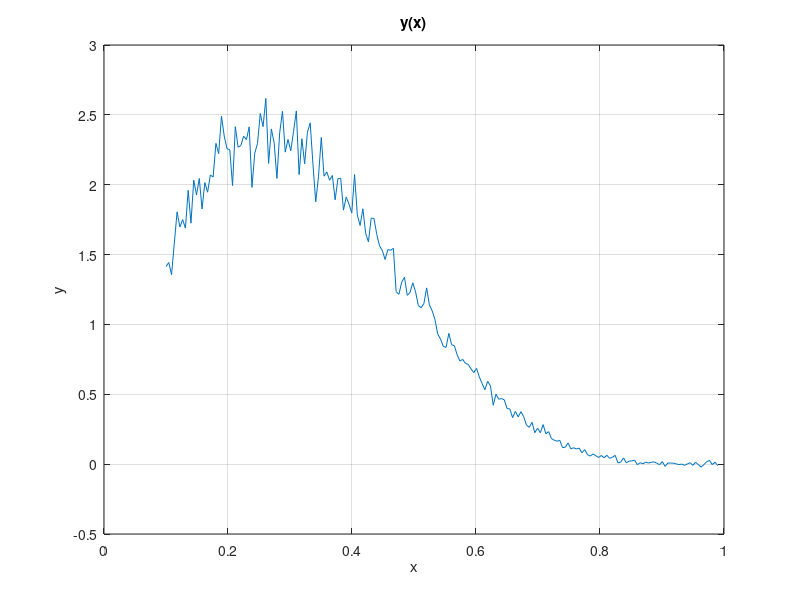

This figure's MATLAB source: (Note: this script raises an error after producing the figure.)
file = fopen("data6.txt");
a = transpose(fscanf(file, '%g %g %g', [3 inf]));
fclose(file);
X = a(:,1);
Y = a(:,2);
sigma = a(:,3);
plot(X, Y)
grid on;
title('y(x)')
xlabel('x')
ylabel('y')

% BETA
start1 = [2, 2];
[Beta1, R1, J1, Covb1, MSE1] = nlinfit(X, Y, @BETA, start1);
resBETA = BETA(Beta1, X);
figure;
plot(X, Y, 'r', X, resBETA, 'b')
title('Y(x) and Beta approximation curve');
xlabel('x');
ylabel('Y(x)')
grid on;

% WEISBUL
start2 = [2, 2];
[Beta2, R2, J2, Covb2, MSE2] = nlinfit(X, Y, @WEISBUL, start2);
resWEISBUL = WEISBUL(Beta2, X);
figure;
plot(X, Y, 'r', X, resWEISBUL, 'b')
title('Y(x) and Weisbul approximation curve');
xlabel('x');
ylabel('Y(x)')
grid on;

%CHISQUARED
start3 = 1;
[Beta3, R3, J3, Covb3, MSE3] = nlinfit(X, Y, @CHISQUARED, start3);
resCHISQUARED = CHISQUARED(Beta3, X);
figure;
plot(X, Y, 'r', X, resCHISQUARED, 'b')
title('Y(x) and Chi Squared approximation curve');
xlabel('x');
ylabel('Y(x)')
grid on;

%CHISQUAREDNORMALIZED
CSN_BETA = CSN(resBETA, Y,sigma, length(Y)-3)
CSN_WEISBUL = CSN(resWEISBUL, Y, sigma, length(Y)-3)
CSN_CHISQUARED = CSN(resCHISQUARED, Y, sigma, length(Y)-2)

%graphs (weighted balances)
gBETA = func(resBETA, Y, sigma);
gWEISBUL = func(resWEISBUL, Y, sigma);
gCHISQUARED = func(resCHISQUARED, Y, sigma);

figure;
plot(X, gBETA)
title('График взвешенных остатков, Бета');
xlabel('х');
ylabel('Взвешенный остаток');
grid on;

figure;
plot(X, gWEISBUL)
title('График взвешенных остатков, Вейсбул');
xlabel('х');
ylabel('Взвешенный остаток');
grid on;

figure;
plot(X, gCHISQUARED)
title('График взвешенных остатков, Хи квадрат');
xlabel('х');
ylabel('Взвешенный остаток');
grid on;

%graps (autocorrelation)
k = 1:length(X)/2;
autoBETA = auto(gBETA);
autoWEISBUL = auto(gWEISBUL);
autoCHISQUARED = auto(gCHISQUARED);

figure;
plot(k, autoBETA)
title('Автокорреляционна функция взвешенных остатков, Бета');
xlabel('k');
ylabel('Ak')
grid on;
    
figure;
plot(k, autoWEISBUL)
title('Автокорреляционна функция взвешенных остатков, Вейсбул');
xlabel('k');
ylabel('Ak')
grid on;

figure;
plot(k, autoCHISQUARED)
title('Автокорреляционна функция взвешенных остатков, Хи квадрат');
xlabel('k');
ylabel('Ak')
grid on;

%доверительные интервалы
ciBETAt = nlparci(Beta1, R1, 'jacobian',J1,'alpha', 0.32);
ciBETAp(1,1) = Beta1(1)+tinv(0.16, 199)*sqrt(Covb1(1,1));
ciBETAp(1,2) = Beta1(1)+tinv(0.84, 199)*sqrt(Covb1(1,1));
ciBETAp(2,1) = Beta1(2)+tinv(0.16, 199)*sqrt(Covb1(2,2));
ciBETAp(2,2) = Beta1(2)+tinv(0.84, 199)*sqrt(Covb1(2,2));

ciWEISBULt = nlparci(Beta2, R2, 'jacobian',J2,'alpha', 0.68);
ciWEISBULp(1,1) = Beta2(1)+tinv(0.16, 199)*sqrt(Covb2(1,1));
ciWEISBULp(1,2) = Beta2(1)+tinv(0.84, 199)*sqrt(Covb2(1,1));
ciWEISBULp(2,1) = Beta2(2)+tinv(0.16, 199)*sqrt(Covb2(2,2));
ciWEISBULp(2,2) = Beta2(2)+tinv(0.84, 199)*sqrt(Covb2(2,2));

ciCHISQUAREDt = nlparci(Beta3, R3, 'jacobian', J3, 'alpha', 0.68);
ciCHISQUAREDp(1) = Beta3+tinv(0.16, 199)*sqrt(Covb3);
ciCHISQUAREDp(2) = Beta3+tinv(0.84, 199)*sqrt(Covb3);